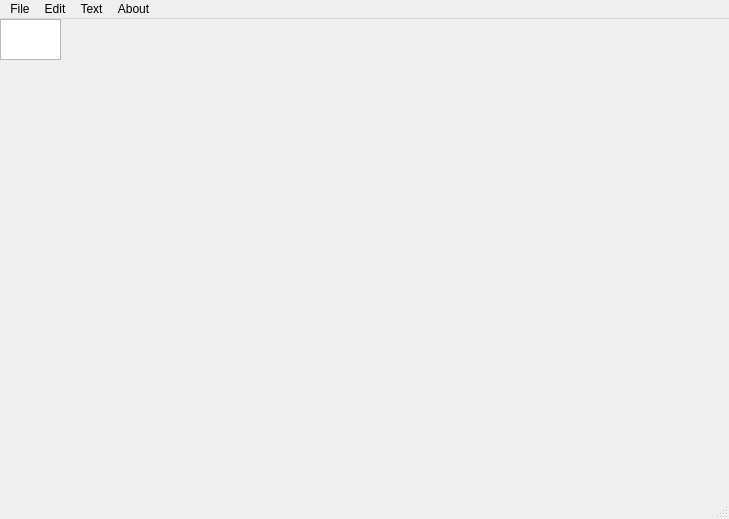
<?xml version="1.0" encoding="UTF-8"?>
<ui version="4.0">
 <class>Katlleya</class>
 <widget class="QMainWindow" name="Katlleya">
  <property name="geometry">
   <rect>
    <x>0</x>
    <y>0</y>
    <width>729</width>
    <height>519</height>
   </rect>
  </property>
  <property name="windowTitle">
   <string>Katlleya</string>
  </property>
  <widget class="QWidget" name="centralwidget">
   <property name="mouseTracking">
    <bool>false</bool>
   </property>
   <property name="tabletTracking">
    <bool>false</bool>
   </property>
   <property name="acceptDrops">
    <bool>false</bool>
   </property>
   <property name="autoFillBackground">
    <bool>false</bool>
   </property>
   <widget class="QTextEdit" name="textEdit">
    <property name="enabled">
     <bool>true</bool>
    </property>
    <property name="geometry">
     <rect>
      <x>0</x>
      <y>0</y>
      <width>61</width>
      <height>41</height>
     </rect>
    </property>
    <property name="font">
     <font>
      <pointsize>12</pointsize>
     </font>
    </property>
    <property name="tabChangesFocus">
     <bool>false</bool>
    </property>
    <property name="overwriteMode">
     <bool>false</bool>
    </property>
    <property name="acceptRichText">
     <bool>false</bool>
    </property>
   </widget>
  </widget>
  <widget class="QMenuBar" name="menubar">
   <property name="geometry">
    <rect>
     <x>0</x>
     <y>0</y>
     <width>729</width>
     <height>22</height>
    </rect>
   </property>
   <widget class="QMenu" name="menuFile">
    <property name="title">
     <string>File</string>
    </property>
    <addaction name="actionNew"/>
    <addaction name="actionOpen"/>
    <addaction name="actionSave"/>
    <addaction name="actionSave_as"/>
    <addaction name="separator"/>
    <addaction name="actionExit"/>
   </widget>
   <widget class="QMenu" name="menuEdit">
    <property name="title">
     <string>Edit</string>
    </property>
    <addaction name="actionCopy"/>
    <addaction name="actionPaste"/>
    <addaction name="actionCut"/>
    <addaction name="separator"/>
    <addaction name="actionUndo"/>
    <addaction name="actionRedo"/>
   </widget>
   <widget class="QMenu" name="menuText">
    <property name="title">
     <string>Text</string>
    </property>
    <addaction name="actionBold"/>
    <addaction name="actionItalic"/>
   </widget>
   <widget class="QMenu" name="menuAbout">
    <property name="title">
     <string>About</string>
    </property>
    <addaction name="actionHelp"/>
    <addaction name="actionAbout"/>
   </widget>
   <addaction name="menuFile"/>
   <addaction name="menuEdit"/>
   <addaction name="menuText"/>
   <addaction name="menuAbout"/>
  </widget>
  <widget class="QStatusBar" name="statusbar"/>
  <action name="actionNew">
   <property name="text">
    <string>New Document</string>
   </property>
   <property name="shortcut">
    <string>Ctrl+N</string>
   </property>
  </action>
  <action name="actionOpen">
   <property name="text">
    <string>Open</string>
   </property>
   <property name="shortcut">
    <string>Ctrl+O</string>
   </property>
  </action>
  <action name="actionSave">
   <property name="text">
    <string>Save</string>
   </property>
   <property name="shortcut">
    <string>Ctrl+S</string>
   </property>
  </action>
  <action name="actionSave_as">
   <property name="text">
    <string>Save As</string>
   </property>
   <property name="shortcut">
    <string>Ctrl+Shift+S</string>
   </property>
  </action>
  <action name="actionExit">
   <property name="text">
    <string>Exit</string>
   </property>
  </action>
  <action name="actionCopy">
   <property name="checkable">
    <bool>false</bool>
   </property>
   <property name="text">
    <string>Copy</string>
   </property>
   <property name="shortcut">
    <string>Ctrl+C</string>
   </property>
  </action>
  <action name="actionPaste">
   <property name="text">
    <string>Paste</string>
   </property>
   <property name="shortcut">
    <string>Ctrl+V</string>
   </property>
  </action>
  <action name="actionBold">
   <property name="checkable">
    <bool>true</bool>
   </property>
   <property name="text">
    <string>Bold</string>
   </property>
   <property name="shortcut">
    <string>Ctrl+Shift+B</string>
   </property>
  </action>
  <action name="actionItalic">
   <property name="checkable">
    <bool>true</bool>
   </property>
   <property name="text">
    <string>Italic</string>
   </property>
   <property name="shortcut">
    <string>Ctrl+Shift+I</string>
   </property>
  </action>
  <action name="actionHelp">
   <property name="text">
    <string>Help</string>
   </property>
  </action>
  <action name="actionAbout">
   <property name="text">
    <string>About</string>
   </property>
  </action>
  <action name="actionCut">
   <property name="text">
    <string>Cut</string>
   </property>
   <property name="shortcut">
    <string>Ctrl+X</string>
   </property>
  </action>
  <action name="actionUndo">
   <property name="text">
    <string>Undo</string>
   </property>
   <property name="shortcut">
    <string>Ctrl+Z</string>
   </property>
  </action>
  <action name="actionRedo">
   <property name="text">
    <string>Redo</string>
   </property>
   <property name="shortcut">
    <string>Ctrl+Shift+Z</string>
   </property>
  </action>
 </widget>
 <resources/>
 <connections/>
</ui>
